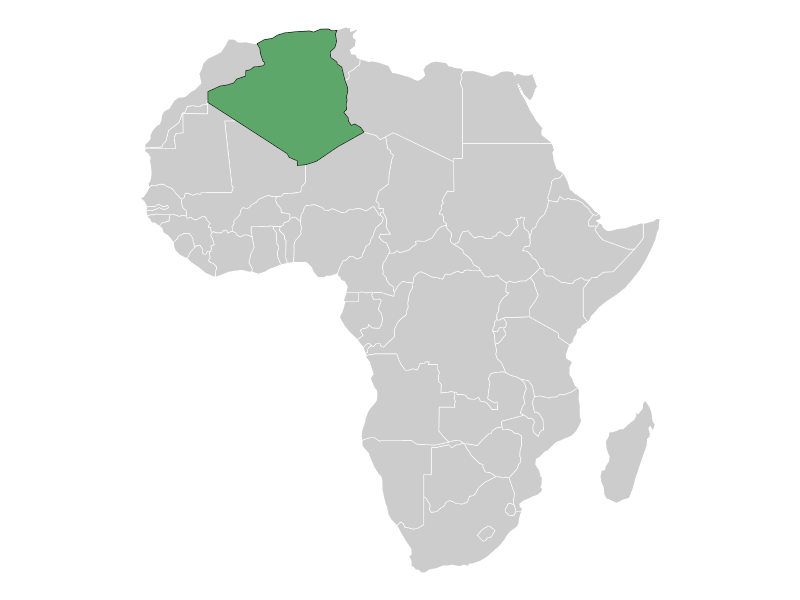
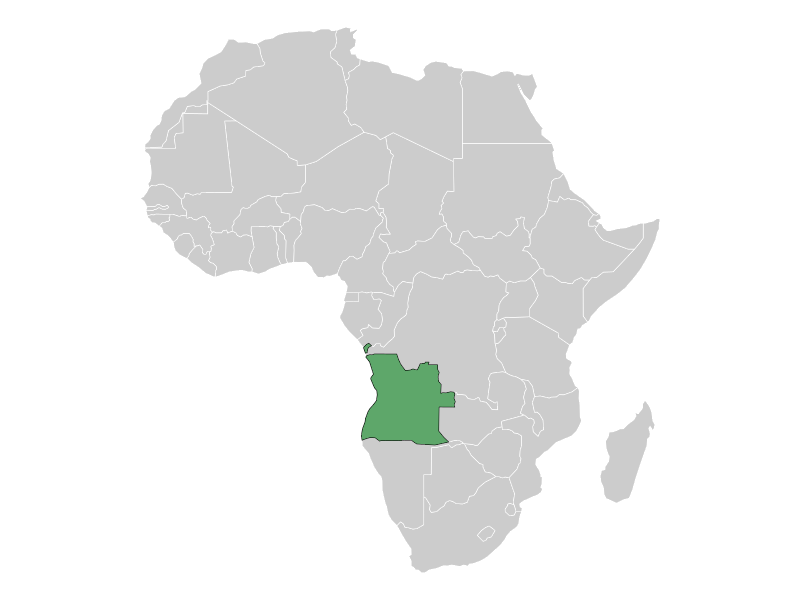
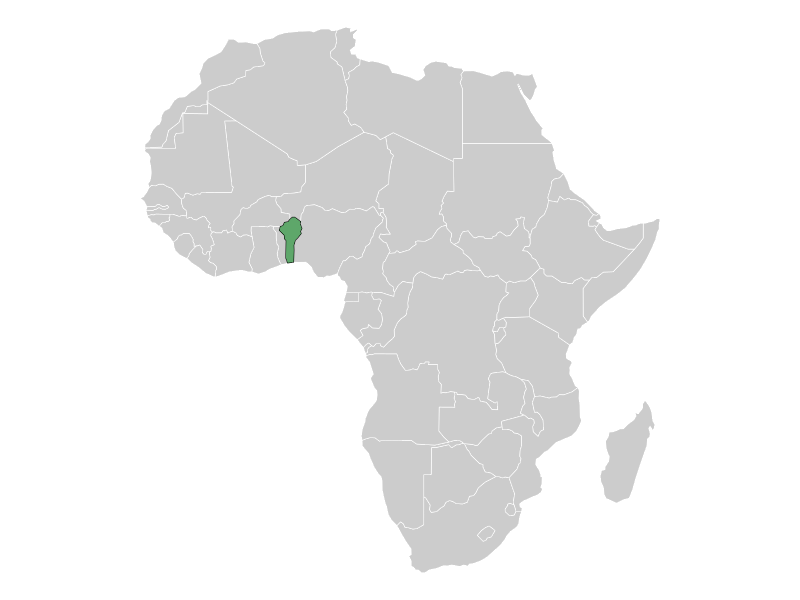
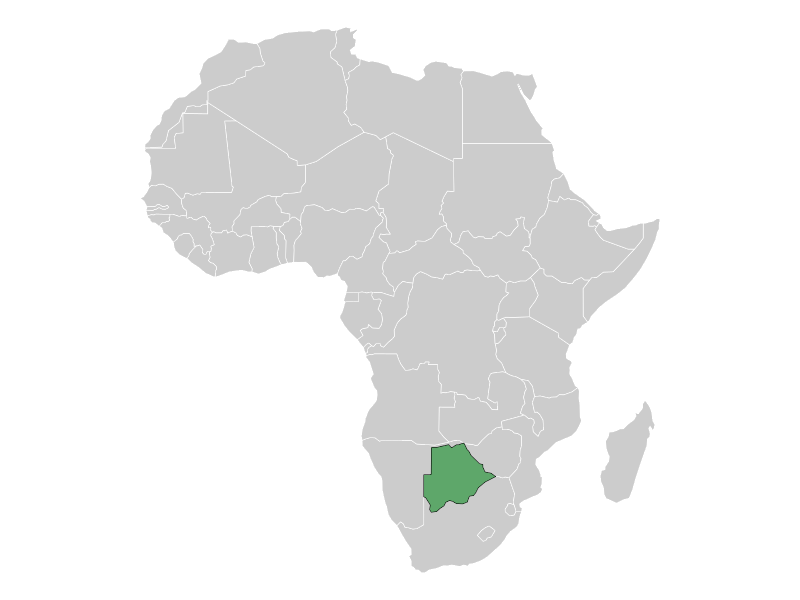
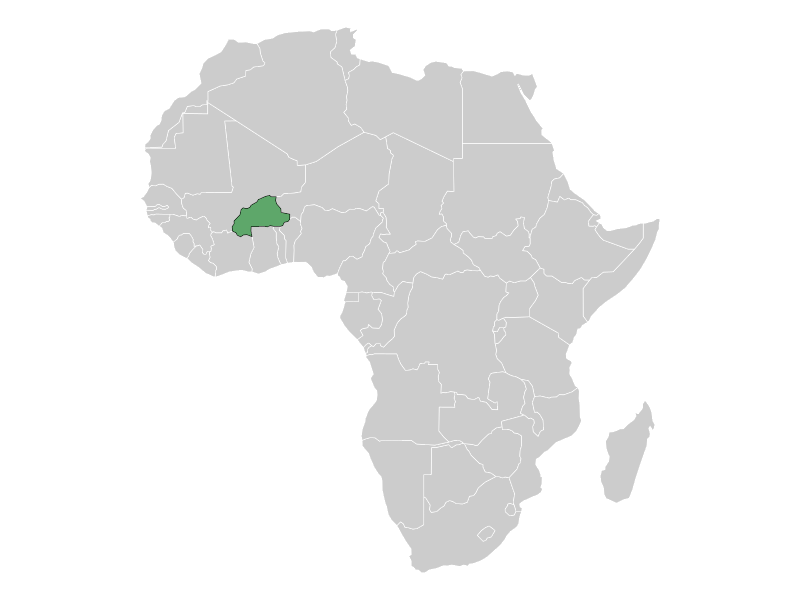
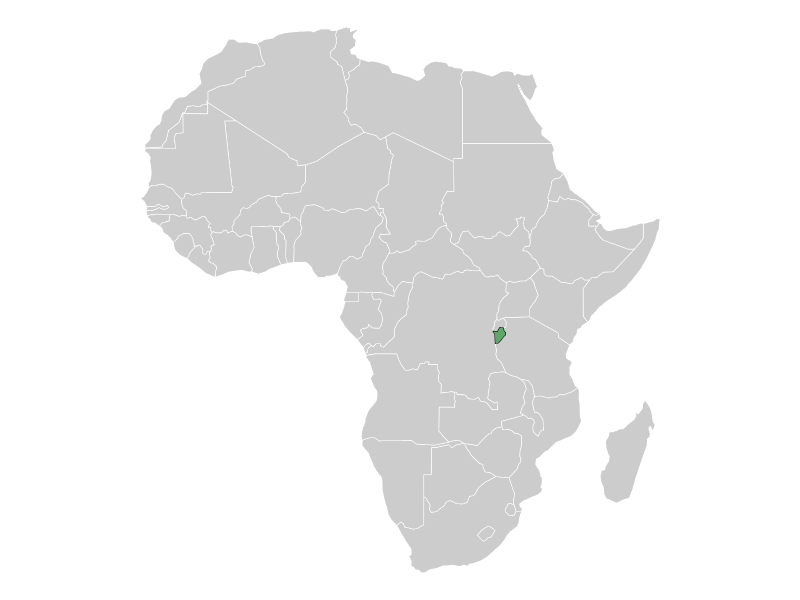
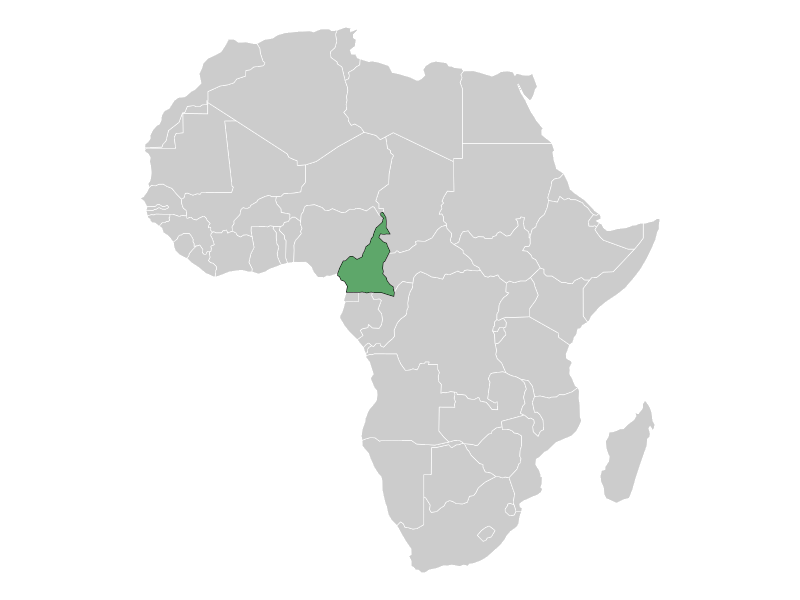
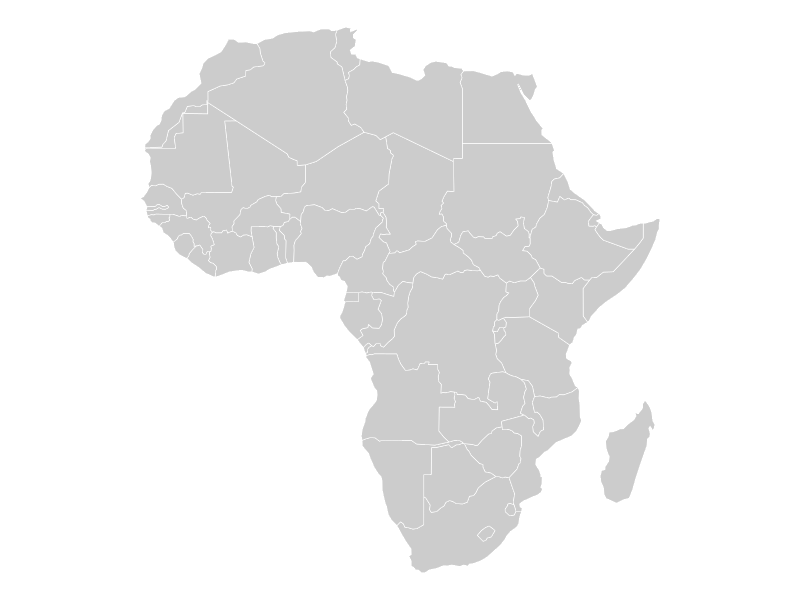

Here is the R script that generated these plots, in order: (Note: this script raises an error after producing the figures.)
# this script draws an African map with a specific country highlighted

library(sf)
library(tidyverse)

africa <- rnaturalearth::ne_countries(
  scale = "small",
  type = "sovereignty",
  continent = "africa",
  returnclass = "sf"
)

iso3_codes <- c("DZA", "AGO", "BEN", "BWA", "BFA", "BDI", "CMR", "CPV", "CAF", "TCD", 
                 "COM", "COG", "COD", "DJI", "EGY", "GNQ", "ERI", "SWZ", "ETH", "GAB", 
                 "GMB", "GHA", "GIN", "GNB", "CIV", "KEN", "LSO", "LBR", "LBY", "MDG", 
                 "MWI", "MLI", "MRT", "MUS", "MAR", "MOZ", "NAM", "NER", "NGA", "RWA", 
                 "STP", "SEN", "SYC", "SLE", "SOM", "ZAF", "SSD", "SDN", "TZA", "TGO", 
                 "UGA", "ZMB", "ZWE")


generate_maps <- function(iso_code) {
  
  plt <- ggplot(data = africa) +
    geom_sf(fill = "gray80", color = "white") +
    geom_sf(data = africa %>% filter(iso_a3 == iso_code), fill = "#5ea76a", color = "black") +
    theme_minimal() +
    coord_sf() +
    theme_void()
  
  ggsave(filename = here::here(paste0("www/images/maps/", iso_code, ".png")), plot = plt, width = 11, height = 8)
  
}

walk(iso3_codes, generate_maps)
